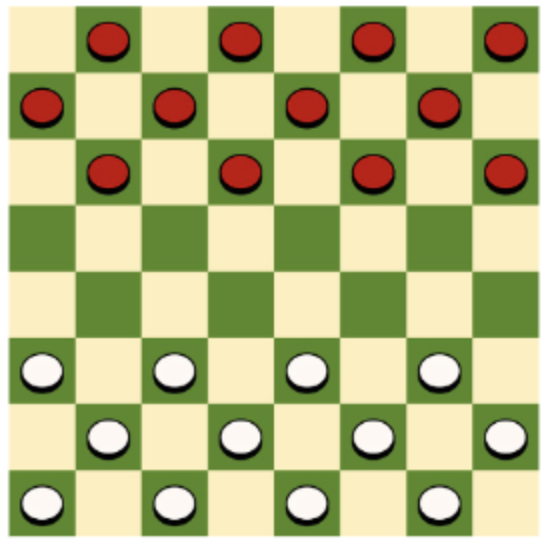
#> input picture 과제1/code 3/Image.png, 544 x 542 px
$ python hw1_3.py Image.png
#> lines starting #> are read from the running program, lines starting #| are printed output that depends on the picture; after the words box and inside, x2 and y2 are one past the last pixel; in counts of white or black regions, pixels touching at a corner belong together
import cv2
import numpy as np
import sys


def automatic_perspective_transform(image_path):
#> called with image_path = 'Image.png'
    image = cv2.imread(image_path)
#> image is the input picture: shape (542, 544, 3); mean B, G, R 134.1, 186, 184.5

    if image is None:
        print("이미지를 불러올 수 없습니다.")
        return

    # 이미지를 그레이스케일로 변환
    gray = cv2.cvtColor(image, cv2.COLOR_BGR2GRAY)
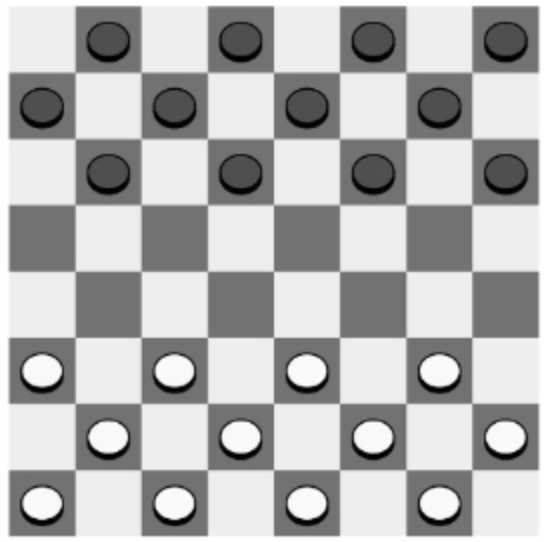
#> gray: shape (542, 544); min 0, max 255, mean 179.7
    # 가우시안 블러 적용
    gray_blurred = cv2.GaussianBlur(gray, (5, 5), 0)
    # 적응형 이진화
    thresh = cv2.adaptiveThreshold(gray_blurred, 255,
                                   cv2.ADAPTIVE_THRESH_GAUSSIAN_C,
                                   cv2.THRESH_BINARY_INV, 11, 2)
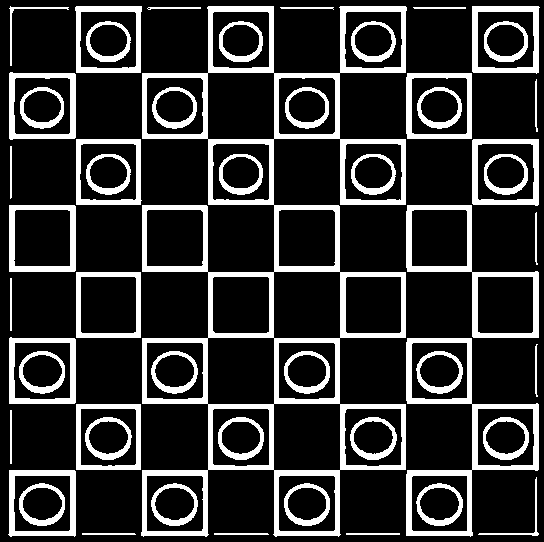
#> thresh: shape (542, 544); 19.4% white; 52 white regions, largest, box (x1, y1, x2, y2) and area: (141, 6, 407, 537) 20288, (406, 338, 539, 537) 3956, (406, 205, 539, 338) 2682
    # 엣지 검출
    edges = cv2.Canny(thresh, 50, 150)
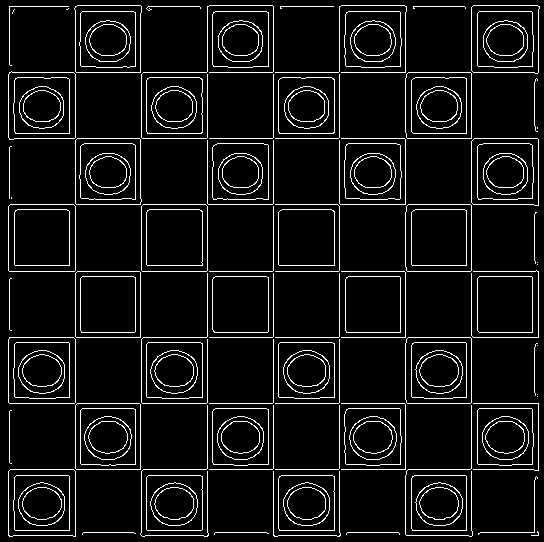
#> edges: shape (542, 544); 7.6% white in thin lines or dots
    # 닫힘 연산
    kernel = cv2.getStructuringElement(cv2.MORPH_RECT, (3, 3))
    closed = cv2.morphologyEx(edges, cv2.MORPH_CLOSE, kernel)
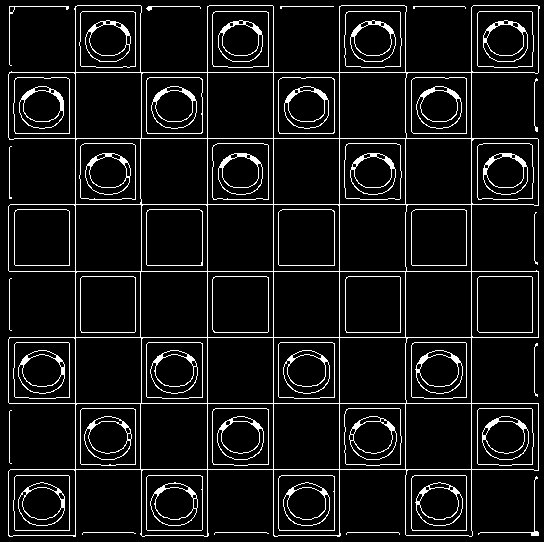
#> closed: shape (542, 544); 8.3% white in thin lines or dots
    # 컨투어 찾기
    contours, _ = cv2.findContours(closed, cv2.RETR_EXTERNAL, cv2.CHAIN_APPROX_SIMPLE)
#> contours = 15 contours, 12 with area under 20; largest, box (x1, y1, x2, y2) and area: (8, 5, 540, 537) 219050, (9, 6, 69, 66) 37, (478, 476, 539, 536) 30

    if not contours:
        print("윤곽을 찾을 수 없습니다.")
        return

    # 모든 컨투어를 면적 기준으로 정렬
    contours = sorted(contours, key=cv2.contourArea, reverse=True)

    # 사각형 찾기
    for contour in contours:
        epsilon = 0.02 * cv2.arcLength(contour, True)
        approx = cv2.approxPolyDP(contour, epsilon, True)

        if len(approx) == 4:
            pts = approx.reshape(4, 2)
            rect = order_points(pts)
            break
    else:
        print("사각형을 찾을 수 없습니다.")
        return
#> this loop made 1 pass

    # 투시 변환 적용
    maxWidth, maxHeight = get_max_width_height(rect)
    dst = np.array([
        [0, 0],
        [maxWidth - 1, 0],
        [maxWidth - 1, maxHeight - 1],
        [0, maxHeight - 1]], dtype="float32")

    matrix = cv2.getPerspectiveTransform(rect, dst)
    result = cv2.warpPerspective(image, matrix, (int(maxWidth), int(maxHeight)))

    cv2.imshow("Transformed", result)

    cv2.waitKey(0)  # 키 입력 대기
    cv2.destroyAllWindows()
    sys.exit()


def order_points(pts):
    rect = np.zeros((4, 2), dtype="float32")
    s = pts.sum(axis=1)
    diff = np.diff(pts, axis=1)

    rect[0] = pts[np.argmin(s)]  # 좌상단
    rect[2] = pts[np.argmax(s)]  # 우하단
    rect[1] = pts[np.argmin(diff)]  # 우상단
    rect[3] = pts[np.argmax(diff)]  # 좌하단

    return rect


def get_max_width_height(rect):
    (tl, tr, br, bl) = rect
#> tl = [75, 6]; tr = [539, 6]; br = [471, 536]; bl = [8, 535]

    widthA = np.linalg.norm(br - bl)
#> widthA = 463
    widthB = np.linalg.norm(tr - tl)
#> widthB = 464
    maxWidth = max(int(widthA), int(widthB))
#> maxWidth = 464

    heightA = np.linalg.norm(tr - br)
#> heightA = 534.3
    heightB = np.linalg.norm(tl - bl)
#> heightB = 533.2
    maxHeight = max(int(heightA), int(heightB))
#> maxHeight = 534

    return (maxWidth, maxHeight)


if __name__ == "__main__":
    if len(sys.argv) != 2:
        print("사용법: python hw1_3.py <이미지 경로>")
    else:
        automatic_perspective_transform(sys.argv[1])
#> in automatic_perspective_transform, `maxWidth, maxHeight = get_max_width_height(rect)`: maxWidth = 464; maxHeight = 534
#> in automatic_perspective_transform, `dst = np.array([ [0, 0], [maxWidth - 1, 0], [maxWidth - 1, maxHeight -..`: dst = [[0, 0], [463, 0], [463, 533], [0, 533]]
#> in automatic_perspective_transform, `matrix = cv2.getPerspectiveTransform(rect, dst)`: matrix = [[1, 0.127, -75.76], [-1.65e-18, 1.01, -6.04], [4.08e-06, -3.04e-06, 1]]
#> in automatic_perspective_transform, `result = cv2.warpPerspective(image, matrix, (int(maxWidth), int(maxHei..`:
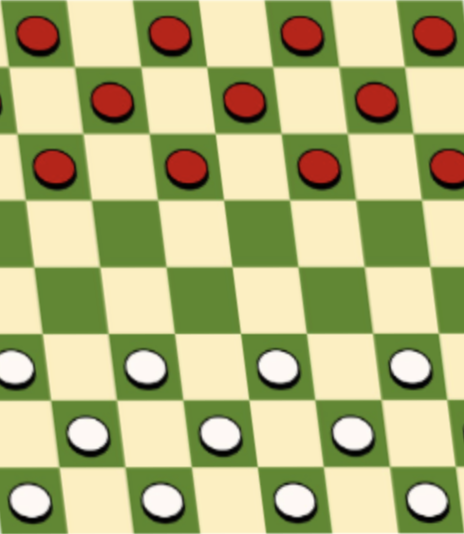
#> result: shape (534, 464, 3); mean B, G, R 127.3, 181.7, 180
#> (the program exits here)
